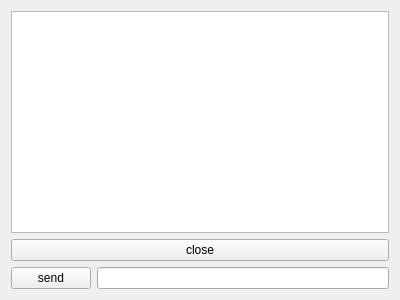
<?xml version="1.0" encoding="UTF-8"?>
<ui version="4.0">
 <class>Widget_UDP</class>
 <widget class="QWidget" name="Widget_UDP">
  <property name="geometry">
   <rect>
    <x>0</x>
    <y>0</y>
    <width>400</width>
    <height>300</height>
   </rect>
  </property>
  <property name="windowTitle">
   <string>Form</string>
  </property>
  <layout class="QHBoxLayout" name="horizontalLayout_2">
   <item>
    <layout class="QVBoxLayout" name="verticalLayout_2">
     <item>
      <widget class="QTextEdit" name="ReceiveTextEdit"/>
     </item>
     <item>
      <layout class="QVBoxLayout" name="verticalLayout">
       <item>
        <widget class="QPushButton" name="CloseBtn">
         <property name="text">
          <string>close</string>
         </property>
        </widget>
       </item>
       <item>
        <layout class="QHBoxLayout" name="horizontalLayout">
         <item>
          <widget class="QPushButton" name="pushButton_send">
           <property name="text">
            <string>send</string>
           </property>
          </widget>
         </item>
         <item>
          <widget class="QLineEdit" name="lineEdit_send"/>
         </item>
        </layout>
       </item>
      </layout>
     </item>
    </layout>
   </item>
  </layout>
 </widget>
 <resources/>
 <connections/>
</ui>
